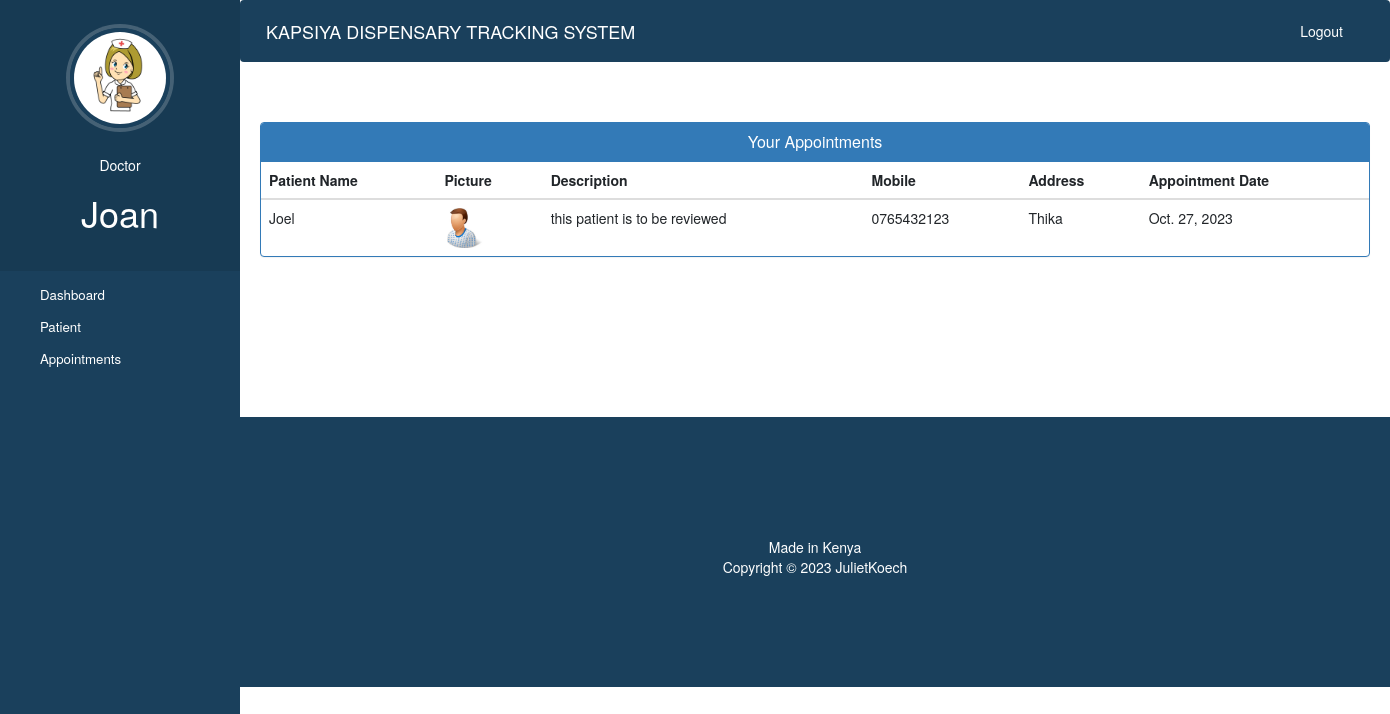
Screenshot of /doctor-view-appointment (signed in) with the database file from the repository.
### kapsiya/models.py (models this page shows, shortened)
class Appointment(models.Model):
    patientId=models.PositiveIntegerField(null=True)
    doctorId=models.PositiveIntegerField(null=True)
    patientName=models.CharField(max_length=40,null=True)
    doctorName=models.CharField(max_length=40,null=True)
    appointmentDate=models.DateField(auto_now=True)
    description=models.TextField(max_length=500)
    status=models.BooleanField(default=False)

class Patient(models.Model):
    user=models.OneToOneField(User,on_delete=models.CASCADE)
    profile_pic= models.ImageField(upload_to='profile_pic/PatientProfilePic/',null=True,blank=True)
    address = models.CharField(max_length=40)
    mobile = models.CharField(max_length=20,null=False)
    symptoms = models.CharField(max_length=100,null=False)
    assignedDoctorId = models.PositiveIntegerField(null=True)
    admitDate=models.DateField(auto_now=True)
    status=models.BooleanField(default=False)

### kapsiya/views.py (the view)
# urls.py: path('doctor-view-appointment', views.doctor_view_appointment_view,name='doctor-view-appointment'),
@login_required(login_url='doctorlogin')
@user_passes_test(is_doctor)
def doctor_view_appointment_view(request):
    doctor=models.Nurse.objects.get(user_id=request.user.id) #for profile picture of doctor in sidebar
    appointments=models.Appointment.objects.all().filter(status=True,doctorId=request.user.id)
    patientid=[]
    for a in appointments:
        patientid.append(a.patientId)
    patients=models.Patient.objects.all().filter(status=True,user_id__in=patientid)
    appointments=zip(appointments,patients)
    return render(request,'doctor_view_appointment.html',{'appointments':appointments,'doctor':doctor})

### kapsiya/views.py (called while the page is built)
def is_doctor(user):
    return user.groups.filter(name='NURSE').exists()

### kapsiya/templates/doctor_view_appointment.html (shortened to what this page needs)
{% extends 'doctor_base.html' %}
{% block content %}
{%load static%}
<head>
  <link href="//netdna.bootstrapcdn.com/bootstrap/3.0.0/css/bootstrap.min.css" rel="stylesheet" id="bootstrap-css">
</head>
<div class="container">
  <div class="panel panel-primary">
    <div class="panel-heading">
      <h6 class="panel-title">Your Appointments</h6>
    </div>
    <table class="table table-hover" id="dev-table">
      <thead>
        <tr>
          <th>Patient Name</th>
          <th>Picture</th>
          <th>Description</th>
          <th>Mobile</th>
          <th>Address</th>
          <th>Appointment Date</th>
        </tr>
      </thead>
      {% for a,p in appointments %}
      <tr>
        <td>{{a.patientName}}</td>
        <td> <img src="{% static p.profile_pic.url %}" alt="Profile Pic" height="40px" width="40px" /></td>
        <td>{{a.description}}</td>
        <td>{{p.mobile}}</td>
        <td>{{p.address}}</td>
        <td>{{a.appointmentDate}}</td>
      </tr>
      {% endfor %}
    </table>
  </div>
</div>
{% endblock content %}

### kapsiya/templates/doctor_base.html (shortened to what this page needs)
<!DOCTYPE html>
{% load static %}
<html lang="en">
<head>
  <link rel="stylesheet" href="https://stackpath.bootstrapcdn.com/bootstrap/4.3.1/css/bootstrap.min.css">
  <link rel="stylesheet" href="https://maxcdn.bootstrapcdn.com/font-awesome/4.7.0/css/font-awesome.min.css">
</head>
<body>
  <nav class="menu" tabindex="0">
    <header class="avatar">
      <img src="{% static 'images/nurse.png' %}" alt="Profile Pic" />
      <br><br>
      <h5>Doctor</h5>
      <h1>{{request.user.first_name}}</h1>
    </header>
    <ul>
      <li tabindex="0" class="icon-dashboard"> <a style="color:white; text-decoration:none;" href="/doctor-dashboard"><span>Dashboard</span></a> </li>
      <li tabindex="0" class="icon-users"> <a style="color:white; text-decoration:none;" href="/doctor-patient"><span>Patient</span></a></li>
      <li tabindex="0" class="icon-calendar"> <a style="color:white; text-decoration:none;" href="/doctor-appointment"><span>Appointments</span></a></li>
    </ul>
  </nav>
  <main>
    <div class="bs-example">
      <nav class="navbar navbar-expand-md  navbar-dark fixed-top" style="background:#1a405c;">
        <a href="/doctor-dashboard" class="navbar-brand">KAPSIYA DISPENSARY  TRACKING SYSTEM</a>
        <div class="collapse navbar-collapse justify-content-between" id="navbarCollapse">
          <div class="navbar-nav" style=" margin-left: 90%;">
            <a href="/logout" class="nav-item nav-link" style="color: white;">Logout</a>
          </div>
        </div>
      </nav>
    </div>
    <br><br>
    {% block content %}
    {% endblock content %}
    <br><br><br><br><br><br><br>
    <footer>
      <br>
      <div class="container">
        <div class="row">
          <div class="col-md-12 col-sm-12">
            <div style="color:#ffffff;" class="wow fadeInUp footer-copyright">
              <p>Made in Kenya <br>
                Copyright &copy; 2023 JulietKoech </p>
            </div>
          </div>
        </div>
      </div>
    </footer>
  </main>
</body>
</html>

### kapsiya/templates/doctor_base.html (style rules this page uses)
a:link { text-decoration: none; }
a { color: white; }
footer { padding: 0px 0px 0px 0px; background-color: #1a405c; margin: 0px; }
p { text-align: center; }
body { padding-left: 240px; }
main { position: relative; height: 100vh; }
.menu { background: #1a405c; height: 100vh; width: 240px; position: fixed; top: 0px; left: 0; z-index: 5; outline: none; color: white; }
.menu .avatar { background: rgba(0, 0, 0, 0.1); padding: 2em 0.5em; text-align: center; }
.menu .avatar img { width: 100px; border-radius: 50%; overflow: hidden; border: 4px solid #1a405c; box-shadow: 0 0 0 4px rgba(255, 255, 255, 0.2); }
.menu ul { list-style: none; padding: 0.5em 0; margin: 0; }
.menu ul li { padding: 0.5em 1em 0.5em 3em; font-size: 0.95em; font-weight: regular; background-repeat: no-repeat; background-position: left 15px center; background-size: auto 20px; transition: all 0.15s linear; cursor: pointer; }
.menu ul li.icon-dashboard { background-image: url("http://www.entypo.com/images//gauge.svg"); }
.menu ul li.icon-users { background-image: url("http://www.entypo.com/images//users.svg"); }
.menu ul li.icon-calendar { background-image: url("http://www.entypo.com/images//calendar.svg"); }

### kapsiya/templates/doctor_view_appointment.html (style rules this page uses)
a:link { text-decoration: none; }
h6 { text-align: center; }
.row { margin: 100px; }

### rows the page displays
Appointment: patientName "Joel", profile_pic (picture), description "this patient is to be reviewed", mobile "0765432123", address "Thika", appointmentDate "Oct. 27, 2023"

### other values shown
{{ request.user.first_name }} "Joan"
